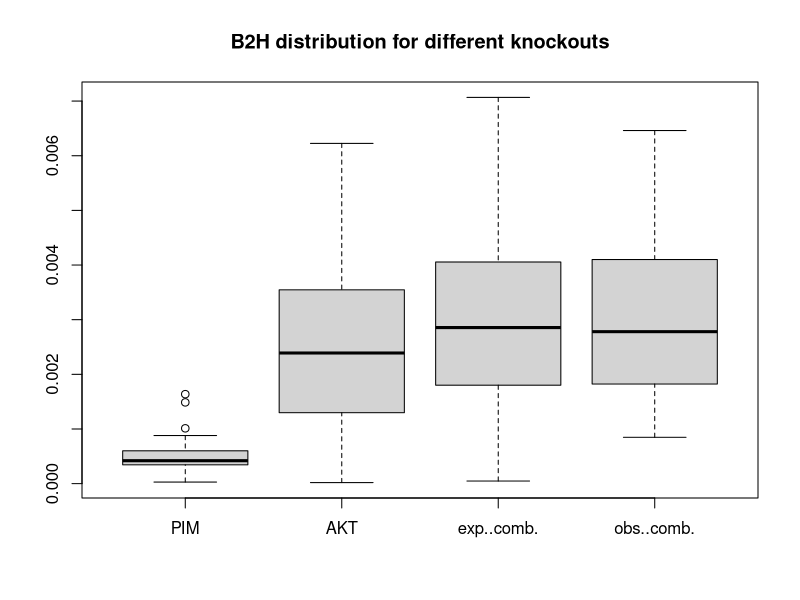
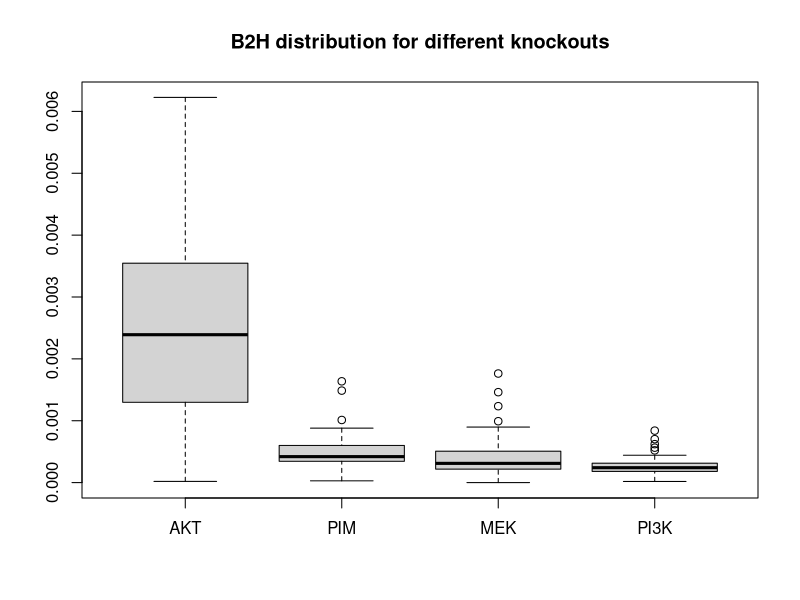

Reproduce these figures in R, in order.
WORKING_DIR <- "D:\\Projects\\drug_target_workshop\\output_validations\\per_knockout"
setwd(WORKING_DIR)

pim <- as.numeric(read.table('PIM.txt')[,1])
akt <- as.numeric(read.table('AKT.txt')[,1])
pim.akt <- as.numeric(read.table('PIM+AKT.txt')[,1])
pi3k <- as.numeric(read.table('PI3K.txt')[,1])
mek <- as.numeric(read.table('MEK.txt')[,1])

pim.akt.expected = pim + akt

N <- 39

pim <- sort(pim)[1:N]
akt <- sort(akt)[1:N]
pim.akt <- sort(pim.akt)[1:N]
pi3k <- sort(pi3k)[1:N]
mek <- sort(mek)[1:N]
pim.akt.expected <- sort(pim.akt.expected)[1:N]

df1 <- data.frame(PIM=pim, AKT=akt, "exp. comb."=pim.akt.expected, "obs. comb."=pim.akt)
boxplot(df1, main="B2H distribution for different knockouts")

df2 <- data.frame(AKT=akt,PIM=pim, MEK=mek, PI3K=pi3k)
boxplot(df2, main="B2H distribution for different knockouts")
